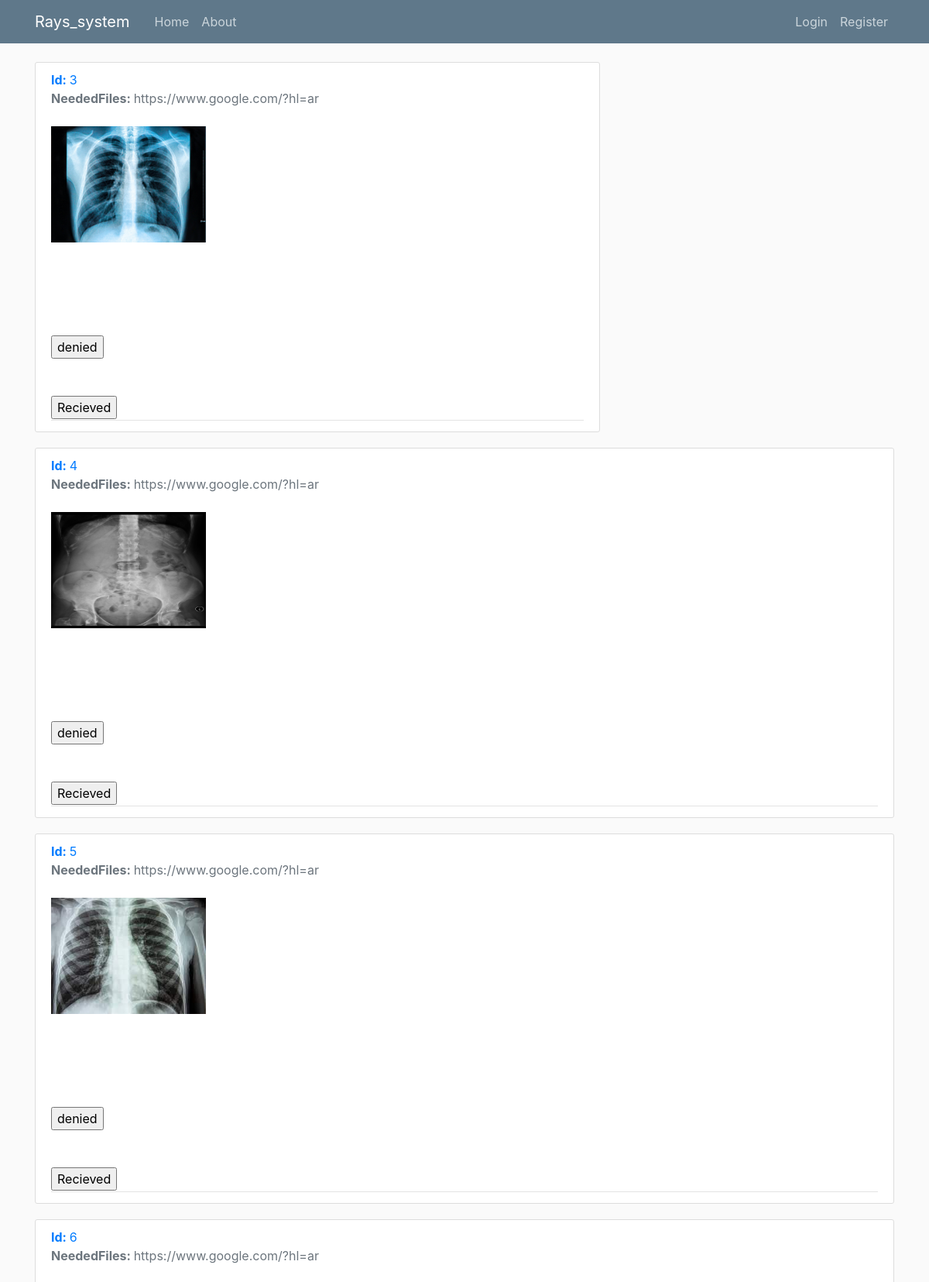
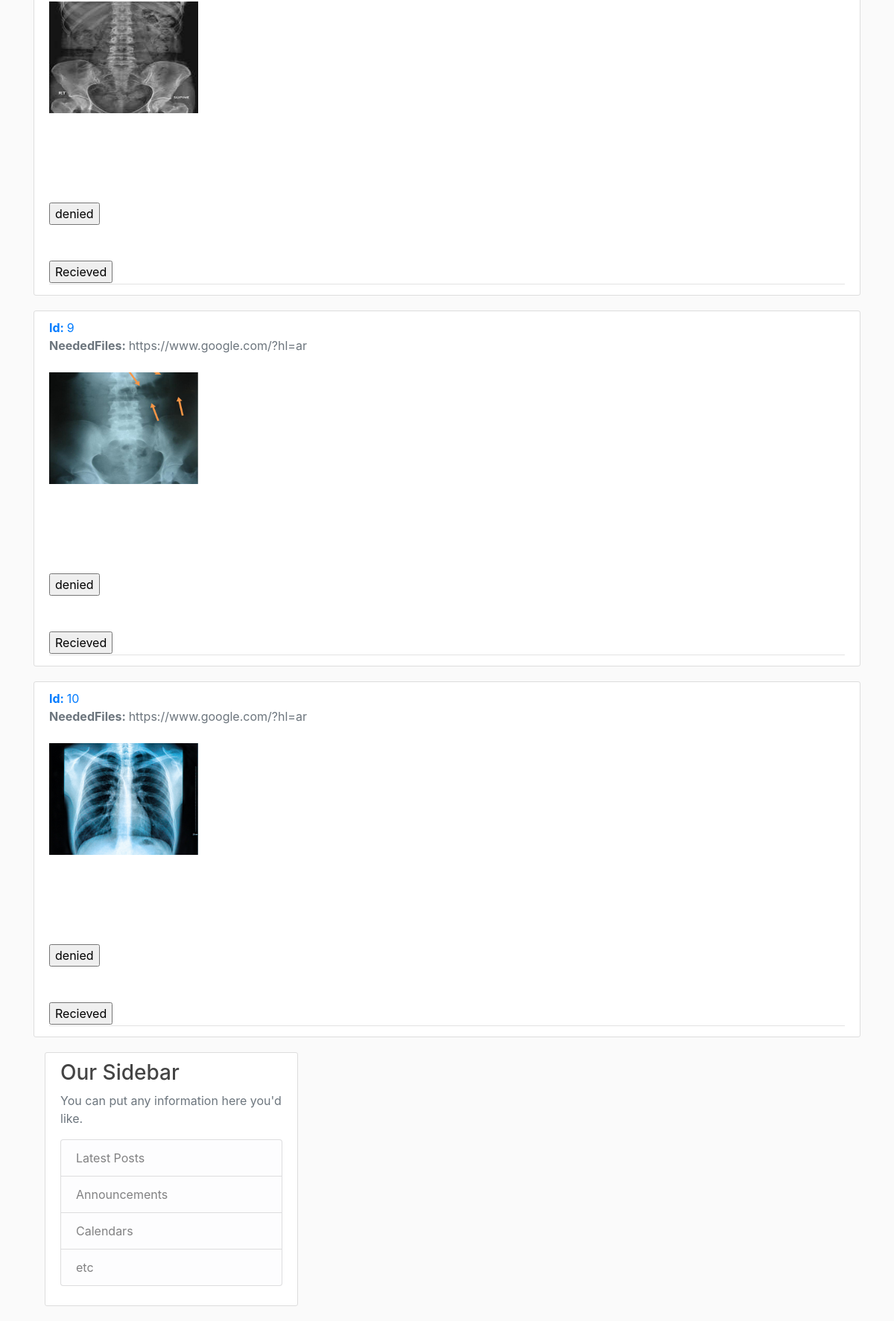
The page / on the database its author committed (2 pictures, top to bottom).
### storeapp/models.py (models this page shows, shortened)
class Product(models.Model):
    Id = models.IntegerField(primary_key=True)
    NeededFiles = models.URLField("Click here for product link")
    ProductPictures = models.ImageField(null=True, blank=True, upload_to="images/")

### storeapp/views.py (the view)
# urls.py: urlpatterns = [path("", views.homepage, name="homepage_user"),
def homepage(request):
    contex = {
        'I': Product.objects.all()
    }
    return render(request, 'storeapp/home.html', contex)

### storeapp/templates/storeapp/home.html (shortened to what this page needs)
{% extends "storeapp/base.html" %}
{% load static %}
{% block content %}
    {% for post in I %}
            <article class="media content-section">
              <div class="media-body">
                <div class="article-metadata">
                  <a class="mr-2" href="#"><b>Id: </b>{{ post.Id }}</a>
                   <div
                    <a class="text-muted"><b>NeededFiles: </b>{{ post.NeededFiles }}</a>
                    <br></br>
                   <img src="{{post.ProductPictures.url }}"width="200" height="150">
                    <div
                        <br></br>
                        <br></br>
                        <br></br>
                        <form action="http://127.0.0.1:8000/admin/storeapp/customer/">
                            <input type="submit" value="denied" />
                        </form>
                        <br></br>
                        <form action="http://127.0.0.1:8000/admin/storeapp/product/">
                            <input type="submit" value="Recieved" />
                        </form>
                    </div>
                    </div>
                    </div>
                    </div>
                </div>
              </div>
            </article>
    {% endfor %}
{% endblock content %}

### storeapp/templates/storeapp/base.html (shortened to what this page needs)
{% load static %}
<!DOCTYPE html>
<html>
<head>
    <link rel="stylesheet" href="https://maxcdn.bootstrapcdn.com/bootstrap/4.0.0/css/bootstrap.min.css">
    <link rel="stylesheet" type="text/css" href="{% static 'storeapp/main.css' %}">
</head>
<body>
    <header class="site-header">
      <nav class="navbar navbar-expand-md navbar-dark bg-steel fixed-top">
        <div class="container">
          <a class="navbar-brand mr-4" href="{% url 'homepage_user' %}">Rays_system</a>
          <div class="collapse navbar-collapse" id="navbarToggle">
            <div class="navbar-nav mr-auto">
              <a class="nav-item nav-link" href="{% url 'homepage_user' %}">Home</a>
              <a class="nav-item nav-link" href="{% url 'information' %}">About</a>
            </div>
            <div class="navbar-nav">
              <a class="nav-item nav-link" href="#">Login</a>
              <a class="nav-item nav-link" href="#">Register</a>
            </div>
          </div>
        </div>
      </nav>
    </header>
    <main role="main" class="container">
      <div class="row">
        <div class="col-md-8">
          {% block content %}{% endblock %}
        <div class="col-md-4">
          <div class="content-section">
            <h3>Our Sidebar</h3>
            <p class='text-muted'>You can put any information here you'd like.
              <ul class="list-group">
                <li class="list-group-item list-group-item-light">Latest Posts</li>
                <li class="list-group-item list-group-item-light">Announcements</li>
                <li class="list-group-item list-group-item-light">Calendars</li>
                <li class="list-group-item list-group-item-light">etc</li>
              </ul>
            </p>
          </div>
        </div>
    </main>
</body>
</html>

### storeapp/static/storeapp/main.css (style rules this page uses)
body { background: #fafafa; color: #333333; margin-top: 5rem; }
h1, h2, h3, h4, h5, h6 { color: #444444; }
ul { margin: 0; }
.bg-steel { background-color: #5f788a; }
.site-header .navbar-nav .nav-link { color: #cbd5db; }
.content-section { background: #ffffff; padding: 10px 20px; border: 1px solid #dddddd; border-radius: 3px; margin-bottom: 20px; }
.article-metadata { padding-bottom: 1px; margin-bottom: 4px; border-bottom: 1px solid #e3e3e3 }

### rows shown on the page
Product: Id "3", NeededFiles "https://www.google.com/?hl=ar", ProductPictures (picture)
Product: Id "4", NeededFiles "https://www.google.com/?hl=ar", ProductPictures (picture)
Product: Id "5", NeededFiles "https://www.google.com/?hl=ar", ProductPictures (picture)
Product: Id "6", NeededFiles "https://www.google.com/?hl=ar", ProductPictures (picture)
Product: Id "9", NeededFiles "https://www.google.com/?hl=ar", ProductPictures (picture)
Product: Id "10", NeededFiles "https://www.google.com/?hl=ar", ProductPictures (picture)
